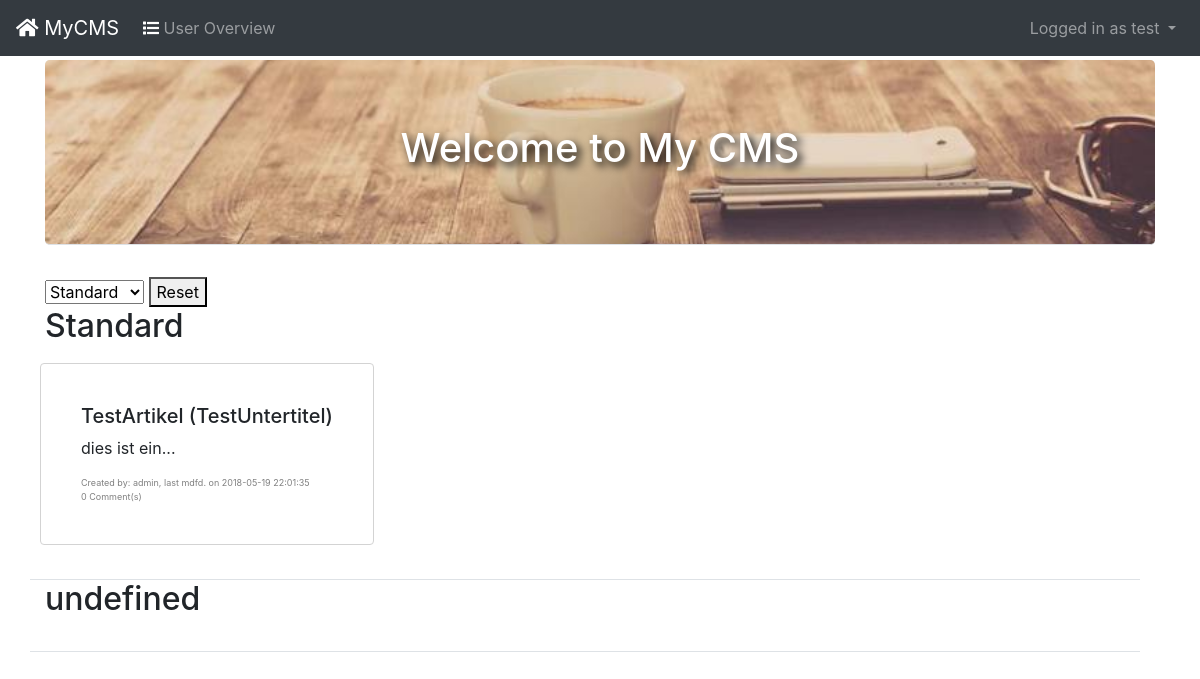
Page /index.php (signed in) on the committed database.
### tables this page shows
CREATE TABLE `users` (
  `user_id` int(11) NOT NULL,
  `password_hash` varchar(255) NOT NULL,
  `username` varchar(255) NOT NULL,
  `user_active` tinyint(4) NOT NULL,
  `Role_id` int(11) NOT NULL
);

CREATE TABLE `category` (
  `category_id` int(11) NOT NULL,
  `name` text NOT NULL
);

CREATE TABLE `article` (
  `article_id` int(11) NOT NULL,
  `article_title` text NOT NULL,
  `article_text` text NOT NULL,
  `date_created` timestamp NOT NULL DEFAULT CURRENT_TIMESTAMP,
  `date_modified` timestamp NOT NULL DEFAULT CURRENT_TIMESTAMP ON UPDATE CURRENT_TIMESTAMP,
  `category` int(11) NOT NULL,
  `creator_id` int(11) NOT NULL,
  `status` tinyint(4) NOT NULL DEFAULT '1',
  `article_subtitle` varchar(255) NOT NULL
);

### inc/bootstrap.php (called while the page is built, shortened)
<?php
spl_autoload_register(function ($class) {
    $filename = __DIR__ . '/../lib/' . str_replace('\\', DIRECTORY_SEPARATOR, $class) . '.php';
});
require_once(__DIR__ . '/../lib/Data/DataManager_PDO.php');

### lib/MyCms/Controller.php (called while the page is built, shortened)
<?php
class Controller extends BaseObject
{
	private $view= 'welcome';
	public static function cleanURL(String $url):String{
		if (!preg_match("/^[A-Za-z]+$/", $url) || preg_match("/php|file|http/", $url))
			throw new BadPageException("Bad character(s)", $url);
		else
			return $url;
	}
	public  function paint(){
		require_once( 'views/' . self::cleanURL($this->view) . '.php');
	}
}

### inc/Configuration.php (called while the page is built, shortened)
<?php
class Configuration{
	private static $sitename='MyCMS';
	public static function getSitename() { return self::$sitename; }
}

### lib/Data/DataManager_PDO.php (called while the page is built, shortened)
<?php
class DataManager {
    private static $__connection;
    private static function getConnection() : \PDO {
        if (!isset(self::$__connection)) {
            self::$__connection = new \PDO(Configuration::getDbtype() . ':host=' . Configuration::getHost() . ';dbname='. Configuration::getDbName() . ';charset=utf8', Configuration::getUser() , Configuration::getPass());
        }
        return self::$__connection;
    }
    private static function query(\PDO $connection, string $query, array $parameters = array()) {
        $statement = $connection->prepare($query);
		$i = 1;
        foreach ($parameters as $param) {
            if (is_int($param)) {
                $statement->bindValue($i, $param, \PDO::PARAM_INT);
            }
            $i++;
        }
        $statement->execute();
		return $statement;
    }
    private static function fetchObject(\PDOStatement $cursor) {
        return $cursor->fetchObject();
    }
    private static function closeConnection() {
        self::$__connection = null;
    }
    public static function getCategories() {
        $categories = array();
        $con = self::getConnection();
        $res = self::query($con, "
      SELECT category_id, name
      FROM category;
      ");
        while ($cat = self::fetchObject($res)) {
            $categories[] = new Category($cat->category_id, $cat->name);
        }
        return $categories;
    }
	public static function getArticles() {
			$articles = array();
			$con = self::getConnection();
			$res = self::query($con, "
			 SELECT article_id, category_id, article_title, article_text, date_created, date_modified,
					category.name as catname, category_id , status,article.article_subtitle as subtitle,
					username, user_id , IFNULL(count,0) as count
					FROM article inner join category on article.category = category.category_id
        			 inner join users on creator_id= user_id
                   	 left join (SELECT article.article_id, count(comments.comment_id) as count
                                 FROM `article` left join comments on comments.article_id = article.article_id where comments.status =1
                                 group by article.article_id)j  using(article_id) order by article.date_modified desc;
		  ",array());
			while($article = self::fetchObject($res)) {
				$category = new Category($article->category_id,$article->catname);
				$articles[] = new Article((int)$article->article_id, $article->article_title, $article->article_text,$article->subtitle,$article->username,$article->user_id,$category,$article->date_modified,$article->date_created, $article->count,$article->status);
			}
			return $articles;
		}
    public static function getUserById(int $userId) {
        $user = null;
        $con = self::getConnection();
        $res = self::query($con, "
      SELECT user_id, username, password_hash , users.role_id  as role_id ,RoleName
      FROM users  inner join roles on users.role_id = roles.role_id
      WHERE user_id = ?;
      ", array($userId));
        if ($u = self::fetchObject($res)) {
            $user = new User($u->user_id, $u->username, $u->password_hash, $u->role_id, $u->RoleName);
        }
        return $user;
    }
}

### lib/MyCms/AuthenticationManager.php (called while the page is built, shortened)
<?php
class AuthenticationManager extends BaseObject
{
    public static function isAuthenticated() : bool {
        return isset($_SESSION['user']);
    }
    public static function getAuthenticatedUser() {
        return self::isAuthenticated() ? DataManager::getUserById($_SESSION['user']) : null;
    }
}

### lib/MyCms/User.php (called while the page is built, shortened)
<?php
class User extends Entity
{
    private $userName;
    public function __construct(int $id, string $userName, string $passwordHash, int $roleId, String $RoleName)
    {
        $this->userName = $userName;
    }
    public function getUserName(): string
    {
        return $this->userName;
    }
}

### lib/MyCms/Util.php (called while the page is built, shortened)
<?php
class Util extends BaseObject
{
    public static function escape(string $string) : string {
        return nl2br(htmlentities($string));
    }
}

### lib/MyCms/Entity.php (called while the page is built, shortened)
<?php
class Entity implements IData
{
    private $id;
    public function __construct(int $id)
    {
        $this->id = $id;
    }
    public function getId() : int {
        return $this->id;
    }
}

### lib/MyCms/Category.php (called while the page is built, shortened)
<?php
class Category extends Entity
{
    private $name;
    public function __construct(int $id, string $name){
        $this->name = $name;
    }
    public function getName(): string
    {
        return $this->name;
    }
}

### lib/MyCms/Article.php (called while the page is built, shortened)
<?php
class Article extends Entity{
	private  $title;
	private  $text;
	private  $author;
	private  $status;
	private  $category;
	private  $modified;
	private  $commentCount;
	public function __construct(int $id, String $title, String $text, String $subtitle,String $author,int $authorId,Category $category,$modified,$created, int  $count, int $status){
		$this->title = $title;
		$this->subtitle = $subtitle;
		$this->text = $text;
		$this->author = $author;
		$this->category = $category;
		$this->modified = $modified;
		$this->status = $status;
		$this->commentCount = $count;
	}
    public function getTitle(): String{
		return $this->title;
	}
	public function getSubTitle(): String{
		return $this->subtitle;
	}
	public function getAuthor(): String{
		return $this->author;
	}
	public function getCategory() :Category{
		return $this->category;
	}
	public function getModified(){
		return $this->modified;
	}
	public function getStatus(): int{
		return $this->status;
	}
		public function getCommentCount(){
		return $this->commentCount;
	}
	public function getTextOverview(int $n) : String{
		return strip_tags(implode(' ', array_slice(explode(' ', $this->text,$n+1),0,$n))) . '...';
	}
}

### views/welcome.php (the view, shortened to what this page needs)
<?php
require_once('views/partials/header.php');
$articles = DataManager::getArticles();
$categories = DataManager::getCategories();
?>
<a href="https://www.pexels.com/photo/creative-smartphone-desk-notebook-97050/" alt="Photo by Markus Spiske freeforcommercialuse.net from Pexels" style="color:inherit; text-decoration:none;">
 <div class="jumbotron text-center bgheader border-bottom">
 <h1 style="color: white; text-shadow: black 0.1em 0.1em 0.2em;">Welcome to My CMS</h1>
</div>
</a>
<select onchange="cat(this);" >
    <?php foreach($categories as $category):?>
    <option value="<?php echo $category->getId();?>"><?php echo $category->getName();?></option>
    <?php endforeach;?>
  </select>
  <button onclick="res();">Reset</button>
 <?php foreach($categories as $category){?>
	<div class="row  col-lg-12 border-bottom">
	<div id="category" class="<?php echo $category->getName();?>">
	<h2><?php echo $category->getName();?></h2>
    <div class="row">
	<?php foreach($articles as $article)if($article->getStatus()==1 && $article->getCategory()->getId() == $category->getId()){?>
		<div class="card">
			<div class="card-body">
				<a href="?view=article&id=<?php echo $article->getId();?>">
					<h3><?php echo $article->getTitle() . ' (' . $article->getSubTitle() . ')';?></h3>
					<p><?php echo $article->getTextOverview(3);?></p>
					<div class="author">Created by: <?php echo $article->getAuthor() . ", last mdfd. on " . $article->getModified() ;?> </div>
					<div class="comments"><?php echo $article->getCommentCount();?> Comment(s)</div>
				</a>
			</div>
		</div>
	 <?php }?>
	 </div></br>
	 </div>
	 </div>
	<?php }?>
</div>
<?php require_once('views/partials/footer.php');

### index.php
<?php
require_once('inc/bootstrap.php');
require_once('inc/Configuration.php');
$default_view = 'welcome';
$view = $default_view;
if (isset($_REQUEST[\MyCms\Controller::ACTION])) {
   \MyCms\Controller::getInstance()->invokePostAction();
}
else if (isset($_REQUEST[\MyCms\AJAXController::ACTION])) {
	\MyCms\AJAXController::getInstance()->invokePostAction();
}else{
	\MyCms\Controller::getInstance()->paint();
}

### views/partials/header.php (shortened to what this page needs)
<?php
$user = AuthenticationManager::getAuthenticatedUser();
?>
<!DOCTYPE html>
<html>
<head>
	<?php require_once('views/partials/includes.php')?>
<body>
<nav class="fixed-top  navbar navbar-expand-lg navbar-dark  bg-dark">
  <a class="navbar-brand" href="index.php"><i class="fas fa-home"></i> <?php echo Configuration::getSitename();?></a>
  <div class="collapse navbar-collapse" id="navbarNavDropdown">
    <ul class="navbar-nav">
	<?php if ($user != null): ?>
				<li class="nav-item <?php if ($view === 'user') {?>active<?php }else echo "disabled"; ?>"><a class="nav-link" href="index.php?view=user"><i class="fa fa-list" style="color:white;"></i> User Overview</a></li>
	<?php endif;?>
	</ul>
	</div>
	<ul class="nav navbar-nav navbar-right login">
      <li class="nav-item dropdown">
        <a class="nav-link dropdown-toggle" href="#" id="navbarDropdownMenuLink" data-toggle="dropdown" aria-haspopup="true" aria-expanded="false">
		  <?php if($user == null): ?>
           Not logged in!
		  <?php else:  ?>
			Logged in as  <span class="bold"><?php echo Util::escape($user->getUserName()); ?></span>
		<?php  endif;?>
		</a>
      </li>
    </ul>
</nav>
<div class="container">

### views/partials/includes.php (shortened to what this page needs)
<link href="assets/bootstrap/css/bootstrap.min.css" rel="stylesheet">
<link href="assets/bootstrap/css/bootstrap.grid.css" rel="stylesheet">
<link href="assets/bootstrap/css/bootstrap.css" rel="stylesheet">
<link href="assets/bootstrap/fonts/fontawesome-all.css" rel="stylesheet">
<link href="assets/main.css" rel="stylesheet">

### views/partials/footer.php (shortened to what this page needs)
</body>
</html>

### assets/main.css (style rules this page uses)
body { padding-top: 60px; }
.navbar .login { float: right; }
.card { display:block; border:1px solid lightgray; padding:10px; margin:10px; }
.author { font-size:9px; color:gray; }
.comments { font-size:9px; color:gray; }
.card-body a { color: inherit; display:block; text-decoration:none; padding:10px; margin-bottom:1px; }
.card-body a h3 { font-size:20px; }

### views/welcome.php (style rules this page uses)
.bgheader { background-image: url('assets/images/coffee-cup-information-97050.jpg'); background-size:100%; background-repeat: no-repeat; background-size: cover; background-repeat: no-repeat; background-position: 50% 25%; }

### rows in the picture
users: username "test"
category: name "Standard"
article: article_title "TestArtikel", article_subtitle "TestUntertitel", article_text "dies ist ein...", creator.username "admin", date_modified "2018-05-19 22:01:35", CommentCount "0"
category: name "undefined"

### other values in the picture
Configuration::getSitename() "MyCMS"
form field value "Standard"
